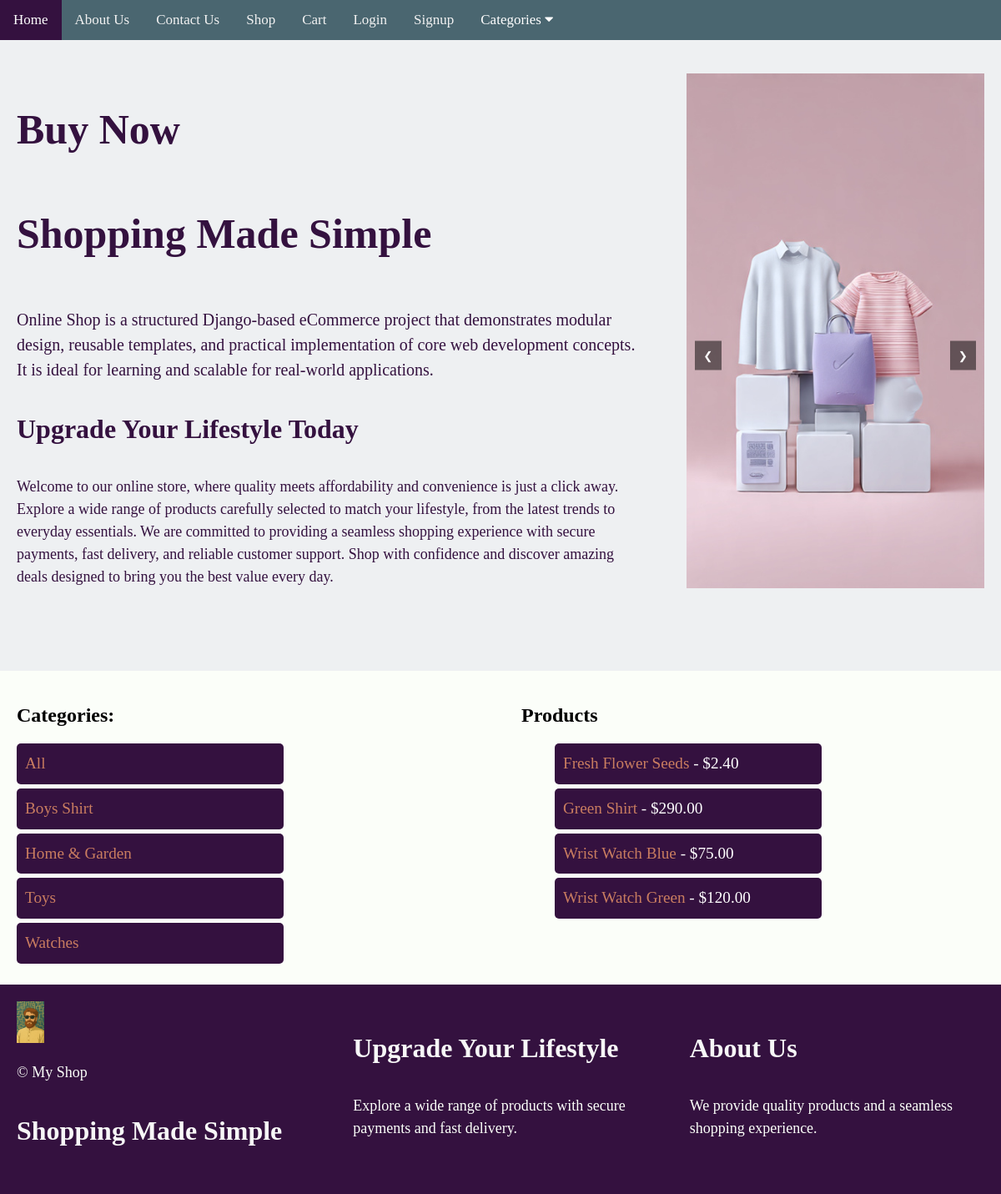
The page /shop/ on the database as committed earlier.
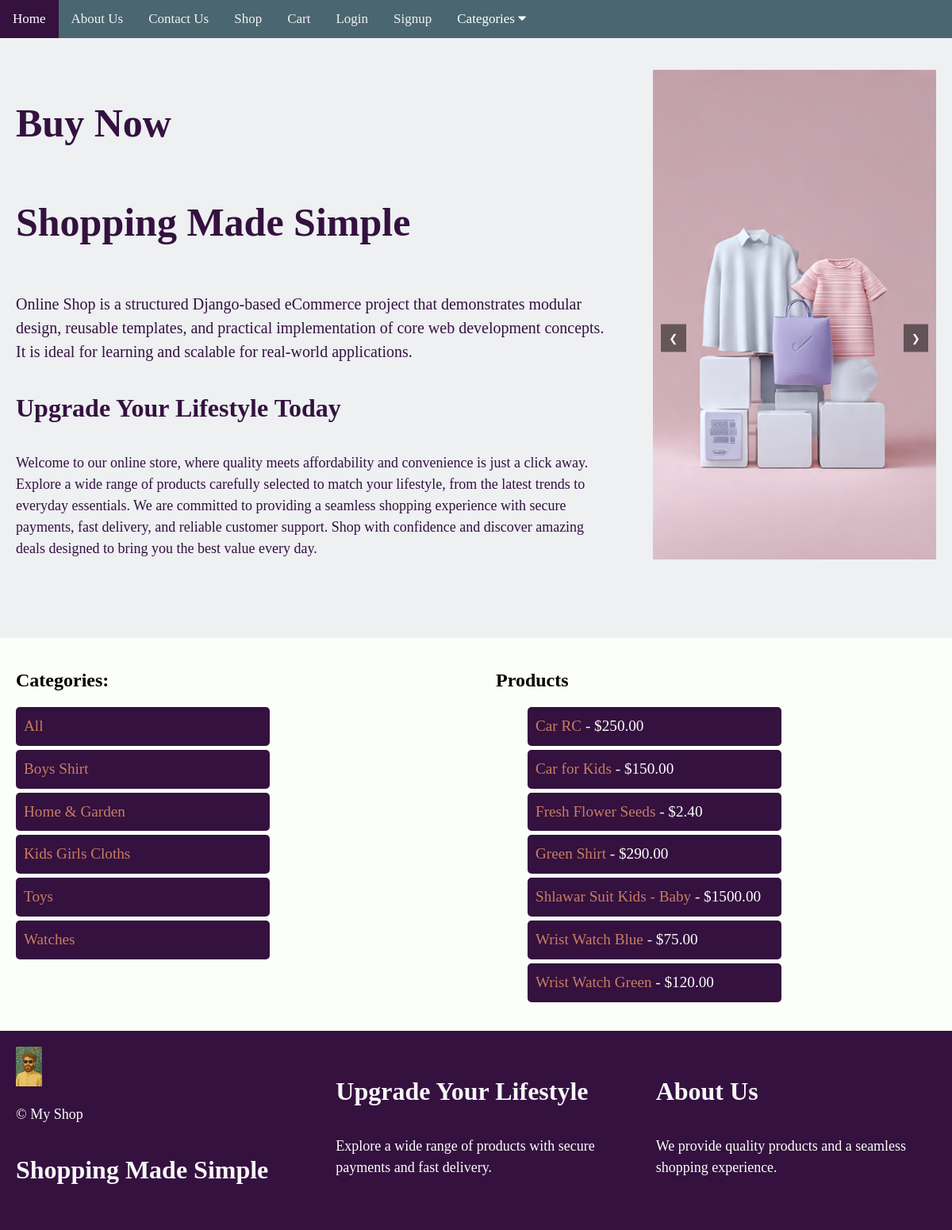
The same page on the database as committed later.
### shop/models.py (models this page shows, shortened)
class Category(models.Model):
    name = models.CharField(max_length=200, db_index=True)
    slug = models.SlugField(max_length=200, unique=True)
    class Meta:
        ordering = ('name',) # Order categories alphabetically by name
        verbose_name = 'category'
        verbose_name_plural = 'categories' # Correct plural for admin display

class Product(models.Model):
    category = models.ForeignKey(
        Category,
        related_name='products', # Allows you to access products from a category instance (e.g., category.products.all())
        on_delete=models.CASCADE, # If a category is deleted, all its products are also deleted
        null=True,   # Allows products to initially exist without a category (useful for migration)
        blank=True   # Allows the category field to be blank in forms
    )
    name = models.CharField(max_length=200, db_index=True)
    slug = models.SlugField(max_length=200, db_index=True, unique=True)
    description = models.TextField(blank=True)
    price = models.DecimalField(max_digits=10, decimal_places=2)
    image = models.ImageField(upload_to='products/%Y/%m/%d/', blank=True, null=True) # Organizes uploads by date
    available = models.BooleanField(default=True)
    created = models.DateTimeField(auto_now_add=True) # Automatically sets creation timestamp
    updated = models.DateTimeField(auto_now=True) # Automatically updates timestamp on every save
    class Meta:
        ordering = ('name',) # Order products alphabetically by name
        indexes = [
            Index(fields=['id', 'slug']), # Composite index for ID and slug
            Index(fields=['name']),      # Index on the product name
            Index(fields=['-created']),  # Index for ordering by creation date (e.g., for "new arrivals")
        ]
    def save(self, *args, **kwargs):
        if not self.slug:
            self.slug = slugify(self.name)
        super().save(*args, **kwargs)

### shop/views.py (the view)
# urls.py: path('', views.product_list, name='product_list'),
def product_list(request, category_slug=None): # <-- Added category_slug for filtering
    category = None
    categories = Category.objects.all() # <-- Fetch ALL categories here
    products = Product.objects.filter(available=True)
    if category_slug:
        category = get_object_or_404(Category, slug=category_slug)
        products = products.filter(category=category)
    return render(request, 'shop/product_list.html', {
        'category': category,
        'categories': categories, # <-- Pass categories to the template
        'products': products
    })

### shop/templates/shop/product_list.html (shortened to what this page needs)
{% extends "shop/base.html" %}
{% block content %}
<div class="row-2 content-grid bg-x5">
  <div class="grid-item-1">
    <div class="category-link">
   <h2> Categories: </h2>
        <li class="btn-a category-link">
      <a href="{% url 'product_list' %}">All</a>
      {% for cat in categories %}     </li>
      <li class="btn-a  category">
        <a href="{% url 'product_list_by_category' cat.slug %}">{{ cat.name }}</a>
      </li>
      {% endfor %}
    </div>
  </div>
  <div class="grid-item-1">
    <h2>Products </h2>
    <ul>
        {% for product in products %}
        <li class="btn-a  category">
                <a href="{% url 'product_detail' product.slug %}">{{ product.name }}</a>
                - ${{ product.price }}
            </li>
        {% endfor %}
    </ul>
    {% endblock %}

### shop/templates/shop/base.html (shortened to what this page needs)
{% load static %}
<!DOCTYPE html> <html lang="en"> <head> <link rel="stylesheet" href="https://cdnjs.cloudflare.com/ajax/libs/font-awesome/4.7.0/css/font-awesome.min.css"> <link rel="stylesheet" href="{% static 'css/home.css' %}">
    <link rel="stylesheet" href="{% static 'css/home.css' %}">
</head>
<body>
<div class="topnav" id="myTopnav">
    <a href="{% url 'home' %}">Home</a>
    <a href="{% url 'page_detail' 'about-us' %}">About Us</a>
    <a href="{% url 'page_detail' 'contact-us' %}">Contact Us</a>
    <a href="/shop/">Shop</a>
    <a href="{% url 'cart_detail' %}">Cart</a>
    {% if user.is_authenticated %}
        <a href="{% url 'logout' %}">Logout</a>
    {% else %}
        <a href="{% url 'login' %}">Login</a>
        <a href="{% url 'signup' %}">Signup</a>
    {% endif %}
    {% if categories %}
    <div class="dropdown">
        <button class="dropbtn">
            Categories <i class="fa fa-caret-down"></i>
        </button>
    </div>
    {% endif %}
</div>
<div class="row-8 content-grid bg-x6">
    <div class="grid-item-1">
      <h3 class="heading-4"> Buy Now</h3>
<h3 class="heading-5"> Shopping Made Simple </h3>
<p class="para-3"> Online Shop is a structured Django-based eCommerce project that demonstrates modular design, reusable templates, and practical implementation of core web development concepts. It is ideal for learning and scalable for real-world applications.
</p>
<h3 class="heading-2"> Upgrade Your Lifestyle Today</h3>
<p class="para-1">Welcome to our online store, where quality meets affordability and convenience is just a click away. Explore a wide range of products carefully selected to match your lifestyle, from the latest trends to everyday essentials. We are committed to providing a seamless shopping experience with secure payments, fast delivery, and reliable customer support. Shop with confidence and discover amazing deals designed to bring you the best value every day. </p>
    </div>
    <div class="grid-item-1">
        <div class="slider">
            <div class="slides">
                <div class="slide">
                    <img src="{% static 'shop/images/slide1.png' %}" alt="Slide 1">
                </div>
            </div>
            <button class="prev" onclick="moveSlide(-1)">❮</button>
            <button class="next" onclick="moveSlide(1)">❯</button>
        </div>
    </div>
</div>
<main>
    {% block content %}
    {% endblock %}
</main>
<footer>
    <div class="row-9 content-grid bg-1">
        <div class="grid-item-1">
            <a href="{% url 'home' %}">
                <img src="{% static 'shop/images/logo.png' %}" alt="Logo" class="logo-img">
            </a>
            <p class="para-4">&copy; {{ year }} My Shop</p>
            <h3 class="heading-1">Shopping Made Simple</h3>
        </div>
        <div class="grid-item-1">
            <h3 class="heading-1">Upgrade Your Lifestyle</h3>
            <p class="para-4">
                Explore a wide range of products with secure payments and fast delivery.
            </p>
        </div>
        <div class="grid-item-1">
            <h3 class="heading-1">About Us</h3>
            <p class="para-4">
                We provide quality products and a seamless shopping experience.
            </p>
        </div>
    </div>
</footer>
</body>
</html>

### static/css/home.css (style rules this page uses)
body { background-color:#D4D6CA ; font-family: Georgia, 'Times New Roman', Times, serif; padding: 0px; margin: 0px; }
.bg-x5 { background-color: #FBFEF9; }
.bg-x6 { background-color: #EEF0F2; }
button { background-color: #C97D60; color: white; border: none; padding: 10px 20px; cursor: pointer; }
.content-grid { display: grid; gap: 10px; }
.grid-item-1 { padding:10px; margin: 10px; text-align: left; }
.row-1, .row-2, .row-3, .row-4 { display: grid; }
@media screen and (min-width: 768px) { .row-2 { grid-template-columns: 1fr 1fr; } }
@media screen and (min-width: 768px) { .row-8 { grid-template-columns: 2fr 1fr; } }
@media screen and (min-width: 768px) { .row-9 { grid-template-columns: 1fr 1fr 1fr ; } }
.bg-1 { background-color: #34113F; }
.heading-1 { color: #f7f7f7; font-family: Georgia, 'Times New Roman', Times, serif; font-size: xx-large; line-height: 1.5; }
.heading-2 { color:#34113F; font-family: Georgia, 'Times New Roman', Times, serif; font-size: xx-large; line-height: 1.5; }
.heading-4 { color:#34113F; font-family: Georgia, 'Times New Roman', Times, serif; font-size: 50px; line-height: 1.5; }
.heading-5 { color:#34113F; font-family: Georgia, 'Times New Roman', Times, serif; font-size: 50px; line-height: 1.5; }
.para-1 { color:#34113F; font-family: Georgia, 'Times New Roman', Times, serif; font-size: large; line-height: 1.5; }
.para-3 { color:#34113F; font-family: Georgia, 'Times New Roman', Times, serif; font-size: 20px; line-height: 1.5; }
.para-4 { color: #FBFEF9; font-family: Georgia, 'Times New Roman', Times, serif; font-size: large; line-height: 1.5; }
li { font-family: 'Times New Roman', Times, serif; color: #34113F; font-size: larger; line-height: 1.5; padding: 0px; margin: 0px; }
.slider { position: relative; max-width: 100%; height:auto; overflow: hidden; margin: 20px auto; }
.slides { display: flex; transition: transform 0.5s ease-in-out; }
.slide { min-width: 100%; }
.slide img { width: 100%; height:auto; object-fit: cover; }
.prev, .next { position: absolute; top: 50%; transform: translateY(-50%); background-color: rgba(0,0,0,0.5); color: white; border: none; padding: 10px; cursor: pointer; }
.prev { left: 10px; }
.next { right: 10px; }
.topnav { overflow: hidden; background-color: #4A6670; }
.topnav a { float: left; display: block; color: #f2f2f2; text-align: center; padding: 14px 16px; text-decoration: none; font-size: 17px; }
.dropdown { float: left; overflow: hidden; }
.dropdown .dropbtn { font-size: 17px; border: none; outline: none; color: white; padding: 14px 16px; background-color: inherit; font-family: inherit; margin: 0; }
.logo-img { max-height: 50px; width: auto; }

### shop/templates/shop/product_list.html (style rules this page uses)
li { list-style-type: none; margin: 5px 0; padding: 10px; background-color: #34113F; border-radius: 5px; text-decoration: none; width: 300px; text-decoration: none !important; color:white; }
a { text-decoration: none !important; color: #C97D60; }

Rows that differ between the two databases and show on the page:
added Category: name "Kids Girls Cloths"
added Product: name "Car RC", price "250.00"
added Product: name "Car for Kids", price "150.00"
added Product: name "Shlawar Suit Kids - Baby", price "1500.00"
